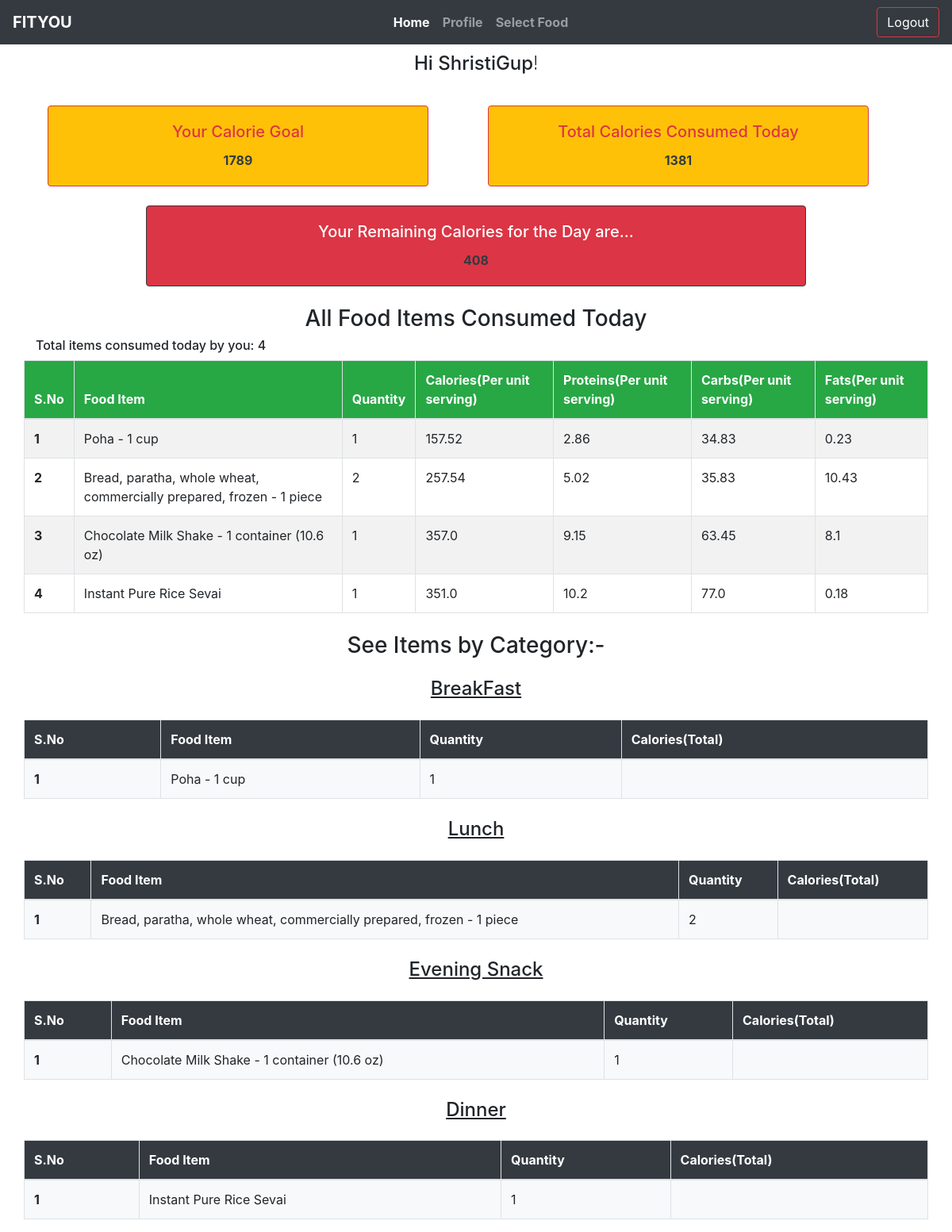
Page / (signed in) on the committed database.
### users/models.py (models this page shows, shortened)
class Profile(models.Model):
    user = models.OneToOneField(User,on_delete=models.CASCADE)
    image = models.ImageField(default="test.jpg",upload_to="user_pics")
    plan = models.ForeignKey(PlanCategory,on_delete=models.CASCADE,null=True)
    height = models.DecimalField(max_digits=5,decimal_places=2,validators=[validate_input],null=True)
    weight = models.DecimalField(max_digits=5,decimal_places=2,validators=[validate_input],null=True)
    gender = models.CharField(max_length=10,null=True)
    age = models.IntegerField(validators=[validate_input],null=True)
    lifestyle = models.CharField(max_length=50,null=True)
    calorie_goal = models.CharField(max_length=20,null=True)
    ideal_wt = models.CharField(max_length=30,null=True)
    target_wt = models.IntegerField(null=True)

### main_app/models.py (models this page shows, shortened)
class UserFoodItems(models.Model):
    user = models.ForeignKey(User,on_delete=models.CASCADE,null=True)
    name = models.CharField(max_length=100,null=True)
    meal_cat = models.ForeignKey(MealCategory,on_delete=models.CASCADE,null=True,default="BreakFast")
    quantity = models.PositiveIntegerField(default=0)
    calories = models.FloatField(default=0)
    fats = models.FloatField(null=True)
    proteins = models.FloatField(null=True)
    carbs = models.FloatField(null=True)
    date_added = models.DateField(default=timezone.now)
    class Meta:
        verbose_name = 'User Food Item'

### main_app/views.py (the view)
# urls.py: 2. Add a URL to urlpatterns:  path('', views.home, name='home')
@login_required(login_url='login')
def home(request):
    p_obj = Profile.objects.get(user=request.user)
    food_items = UserFoodItems.objects.filter(user=request.user,date_added=date.today())
    breakfast_items = UserFoodItems.objects.filter(user=request.user,date_added=date.today(),meal_cat=1)
    lunch_items = UserFoodItems.objects.filter(user=request.user,date_added=date.today(),meal_cat=2)
    eve_snack_items = UserFoodItems.objects.filter(user=request.user,date_added=date.today(),meal_cat=3)
    dinner_items = UserFoodItems.objects.filter(user=request.user,date_added=date.today(),meal_cat=4)
    prev_day = date.today()-timedelta(days=1)
    prev_day_items = UserFoodItems.objects.filter(user=request.user,date_added=prev_day)
    last_item_of_day = UserFoodItems.objects.filter(user=request.user).last()
    try:
        if date.today() > last_item_of_day.date_added and last_item_of_day.date_added == prev_day:
            cal_for_prevday = 0
            for i in prev_day_items:
                cal_for_prevday+=i.calories*i.quantity
            cal_for_prevday = round(cal_for_prevday)
            prev_day_obj = PastRecords.objects.filter(user=request.user).last()
            if prev_day_obj.date_of_record != prev_day:
                rec_obj = PastRecords(user=request.user,cal_goal=request.user.profile.calorie_goal,cal_consumed=cal_for_prevday,date_of_record=prev_day)
                rec_obj.save()
    except:
        pass
    cal_consumed = 0
    for i in food_items:
        cal_consumed+=(i.calories*i.quantity)
    cal_consumed = round(cal_consumed)
    msg = "Your Remaining Calories for the Day are..."
    try:
        cal_rem = int(p_obj.calorie_goal)-cal_consumed
        if cal_rem==0:
            msg = "Yayy!You have completed your goal for today...No any remaining calories!"
            cal_rem = ""
        if cal_rem<0:
            msg = "You have exceeded your calorie goal for today!"
            cal_rem = ""
        context = {'profile':p_obj,'cal_consumed':cal_consumed,'cal_rem':cal_rem,'food_items':food_items,'b_items':breakfast_items,'l_items':lunch_items,'eve_items':eve_snack_items,'din_items':dinner_items,'message':msg}
        return render(request,'main_app/home_page.html',context)
    except:
        return render(request,'main_app/home_page.html')

### main_app/templates/main_app/home_page.html (shortened to what this page needs)
{% extends 'main_app/index.html' %}
{% block main %}
<h4 class="text-center mt-4 line anim-typewriter">Hi {{ user.username }}!</h4>
<div class="row row-cols-1 row-cols-md-2 mt-4 container" style="margin: 0 auto;">
  <div class="col mb-6">
    <div class="card bg-warning border-danger zoom" style="max-width: 30rem;">
      <div class="card-body text-center text-danger">
        <h5 class="card-title">Your Calorie Goal</h5>
        <p class="card-text font-weight-bold text-dark">{{ user.profile.calorie_goal }}</p>
      </div>
    </div>
  </div>
  <div class="col mb-6">
    <div class="card bg-warning border-danger zoom" style="max-width: 30rem;">
      <div class="card-body text-center text-danger">
        <h5 class="card-title">Total Calories Consumed Today</h5>
        <p class="card-text font-weight-bold text-dark">{{ cal_consumed }}</p>
      </div>
    </div>
  </div>
</div>
<div class="container mt-4 text-center">
  <div class="card bg-danger border-dark text-white w-75 zoom" style="margin: 0 auto;" s>
    <div class="card-body">
      <h5 class="card-title">{{ message }}</h5>
      <p class="card-text font-weight-bold text-dark">{{ cal_rem }}</p>
    </div>
  </div>
</div>
<div class="text-center mt-4">
  <h3>All Food Items Consumed Today</h3>
</div>
{% if food_items %}
<div class="container">
  <h6>Total items consumed today by you: {{ food_items.count }}</h6>
</div>
<table class="table table-striped table-bordered container">
  <thead class="bg-success text-white">
    <tr>
      <th scope="col">S.No</th>
      <th scope="col">Food Item</th>
      <th scope="col">Quantity</th>
      <th scope="col">Calories(Per unit serving)</th>
      <th scope="col">Proteins(Per unit serving)</th>
      <th scope="col">Carbs(Per unit serving)</th>
      <th scope="col">Fats(Per unit serving)</th>
    </tr>
  </thead>
  <tbody>
    {% for i in food_items %}
    <tr>
      <th scope="row">{{ forloop.counter }}</th>
      <td>{{ i.name }}</td>
      <td>{{ i.quantity }}</td>
      <td>{{ i.calories }}</td>
      <td>{{ i.proteins }}</td>
      <td>{{ i.carbs }}</td>
      <td>{{ i.fats }}</td>
    </tr>
    {% endfor %}
  </tbody>
</table>
{% else %}
<div class="card mt-2 container text-center">
  <div class="card-body">
    <h5 class="card-title font-weight-bold">You have not added any food item yet!</h5>
  </div>
</div>
{% endif %}
<div class="text-center mt-4">
  <h3>See Items by Category:-</h3>
</div>
{% include 'main_app/food_items_table.html' with food_cat_items=b_items Category="BreakFast" %}
{% include 'main_app/food_items_table.html' with food_cat_items=l_items Category="Lunch" %}
{% include 'main_app/food_items_table.html' with food_cat_items=eve_items Category="Evening Snack" %}
{% include 'main_app/food_items_table.html' with food_cat_items=din_items Category="Dinner" %}
{% endblock main %}

### main_app/templates/main_app/food_items_table.html
<div class="container my-4 text-center">
    <h4><u>{{ Category }}</u></h4>
</div>
{% if food_cat_items %}
  <table class="table table-bordered table-hover container">
    <thead class="bg-dark text-white">
      <tr>
        <th scope="col">S.No</th>
        <th scope="col">Food Item</th>
        <th scope="col">Quantity</th>
        <th scope="col">Calories(Total)</th>
      </tr>
    </thead>
    <tbody class="bg-light">
      {% for i in food_cat_items %}
      <tr class="values">
        <th scope="row">{{ forloop.counter }}</th>
        <td>{{ i.name }}</td>
        <td id="quans">{{ i.quantity }}</td>
        <td id="cals">{{ i.calories }}</td>
      </tr>
      {% endfor %}
    </tbody>
  </table>
  {% else %}
  <div class="card my-4 container text-center">
    <div class="card-body">
      <h5 class="card-title font-weight-bold">You didn't add anything for your {{ Category }}!</h5>
    </div>
  </div>
  {% endif %}

### main_app/static/css/style.css (style rules this page uses)
body { margin: 0; padding: 0; }
.zoom { transition: transform .5s; }

### main_app/templates/main_app/home_page.html (style rules this page uses)
.line { border-right: 2px solid black; margin: 0 auto; width: 6.5em; text-align: center; white-space: nowrap; overflow: hidden; transform: translateY(-50%); }
.anim-typewriter { animation: typewriter 2.5s steps(44) 1s 1 normal both, blinkTextCursor 500ms steps(44) 9 normal; }

### rows in the picture
UserFoodItems: name "Poha - 1 cup", quantity "1", calories "157.52", proteins "2.86", carbs "34.83", fats "0.23"
UserFoodItems: name "Bread, paratha, whole wheat, commercially prepared, frozen - 1 piece", quantity "2", calories "257.54", proteins "5.02", carbs "35.83", fats "10.43"
UserFoodItems: name "Chocolate Milk Shake - 1 container (10.6 oz)", quantity "1", calories "357.0", proteins "9.15", carbs "63.45", fats "8.1"
UserFoodItems: name "Instant Pure Rice Sevai", quantity "1", calories "351.0", proteins "10.2", carbs "77.0", fats "0.18"

### other values in the picture
{{ user.username }} "ShristiGup"
{{ user.profile.calorie_goal }} "1789"
{{ cal_consumed }} "1381"
{{ message }} "Your Remaining Calories for the Day are..."
{{ cal_rem }} "408"
{{ food_items.count }} "4"
{{ Category }} "BreakFast Lunch Evening Snack Dinner"
